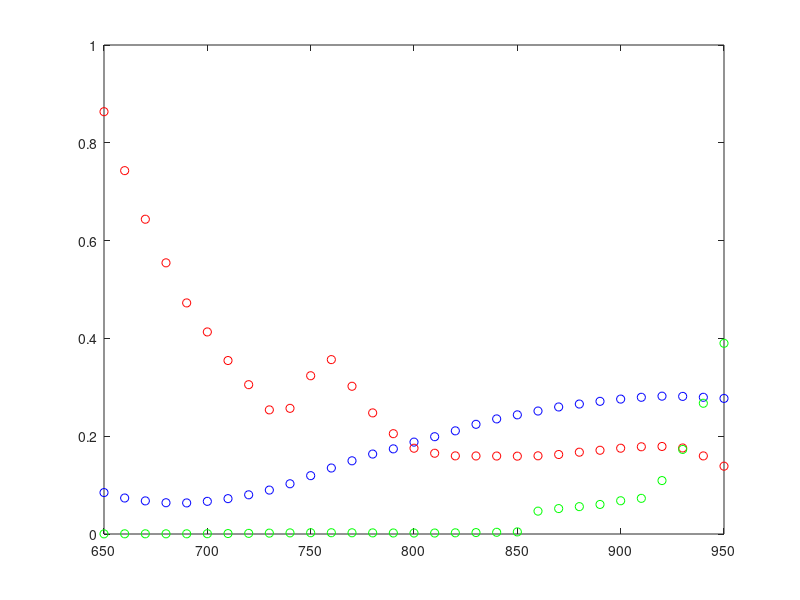

Write the MATLAB code that produced this figure. (Note: this script raises an error after producing the figure.)
d = importdata('scottexcoef.txt');
clear exc
clf
plot(d(:,1),d(:,2),'bo')
hold on
plot(d(:,1),d(:,3),'ro')
plot(d(:,1),d(:,4),'go')

x = 650:950;
pp2 = spline(d(:,1),d(:,2));
pp3 = spline(d(:,1),d(:,3));
pp4 = spline(d(:,1),d(:,4));

% these start at 650
hbo = ppval(x,pp2);
hb = ppval(x,pp3);
water = ppval(x,pp4);

plot(x,hbo,'b')
plot(x,hb,'r')
plot(x,water,'g')

% wv = [661 735 785 808 826 849 903 912 948];
wv = [661 735 785 808 826 849];
exc(:,1) = hbo(wv - 649);
exc(:,2) = hb(wv - 649);
exc(:,3) = water(wv - 649);